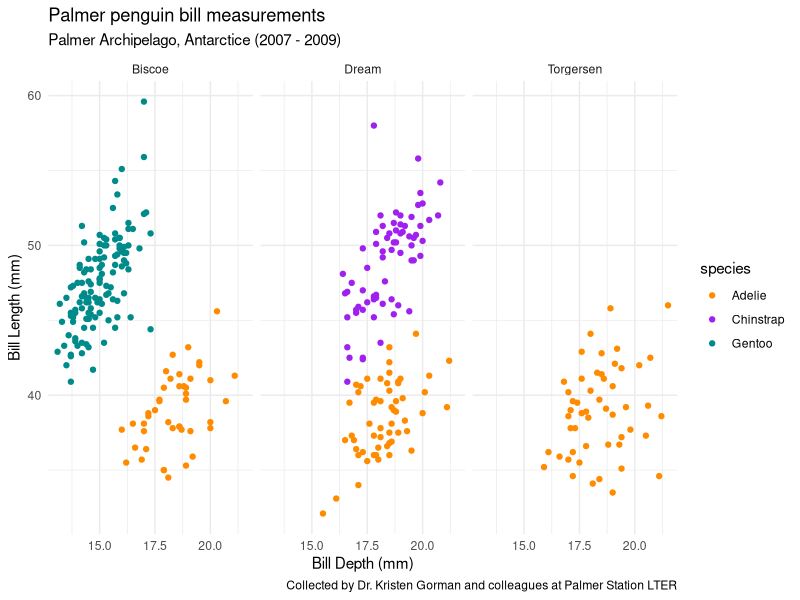
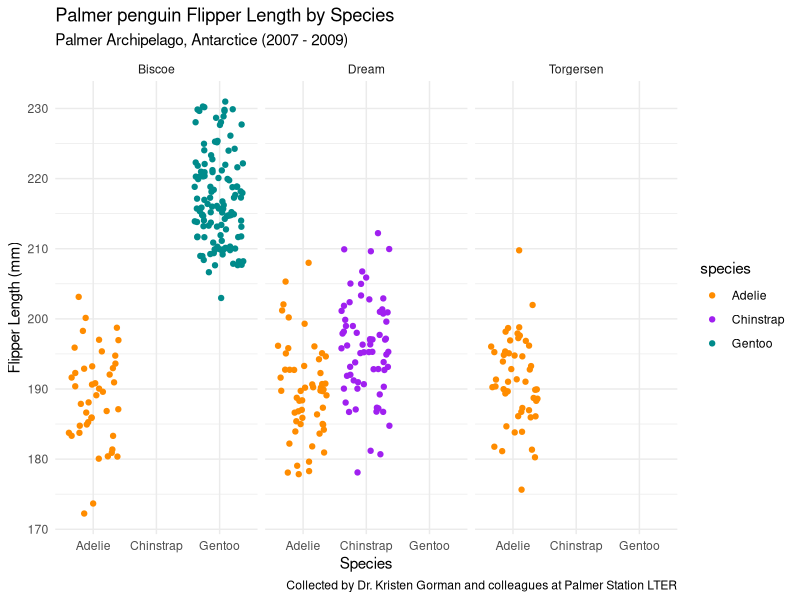

Reproduce these figures in R, in order.
## ---- chunk 1
library(tidyverse)
library(palmerpenguins)
## ---- chunk 2
# Find the slope of f(x) = x^2 at x = 3
ct <- function(x){
  x^2
}

# find deriv of C(t) ----
dc_dt <- D(expr = expression(x^2), name="x")
dc_dt

# store the deriv as a function ----
dc_dt_fun <- function(t) {
  2*x
}
x=3
dc_dt_fun(x)
## ---- chunk 3
# Find the slope of P(a) = 2(3a+2)^4 - 5 at a=1.2
cP <- function(a){
  2* (3*a+2)^4 -5
}

# find deriv of C(t) ----
dcP_dt <- D(expr = expression(2* (3*a+2)^4 -5), name="a")
dcP_dt

# store the deriv as a function ----
dc_dt_fun <- function(a) {
  2 * (4 * (3 * (3 * a + 2)^3))
}
a<-1.2
dc_dt_fun(a)
## ---- chunk 4
ggplot(data = penguins, aes(x = bill_depth_mm, y = bill_length_mm)) +
  geom_point(aes(color = species)) +
  scale_color_manual(values = c("darkorange","purple","cyan4")) +
  labs(y = "Bill Length (mm)",
       x = "Bill Depth (mm)",
       title = "Palmer penguin bill measurements",
       subtitle = "Palmer Archipelago, Antarctice (2007 - 2009)",
       caption = "Collected by Dr. Kristen Gorman and colleagues at Palmer Station LTER") +
  facet_wrap(~island) +
  theme_minimal()
## ---- chunk 5
ggplot(data = penguins, aes(x = species, y = flipper_length_mm)) +
  geom_jitter(aes(color = species)) +
  scale_color_manual(values = c("darkorange","purple","cyan4")) +
  labs(x = "Species",
       y = "Flipper Length (mm)",
       title = "Palmer penguin Flipper Length by Species",
       subtitle = "Palmer Archipelago, Antarctice (2007 - 2009)",
       caption = "Collected by Dr. Kristen Gorman and colleagues at Palmer Station LTER") +
  facet_wrap(~island) +
  theme_minimal()
